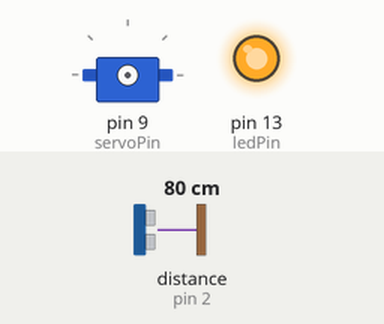
This sketch was run on a simulated Arduino Uno, built with avr-gcc and run on an emulated ATmega328P. Shown: servo, output pins drawn as LEDs (lit = HIGH). Wiring (inferred from the names in the program): ultrasonic range finder: trigger pin 4; echo pin 2. The inputs (shaded band) are chosen by the test bench; at power-on: distance to the obstacle (sensor on pin 2) 80 cm. The echo pulse lasts 58.3 µs per cm; pins used as bus, display or sensor lines are not drawn.

Above: at 0.1 s.
At 0.9 s:
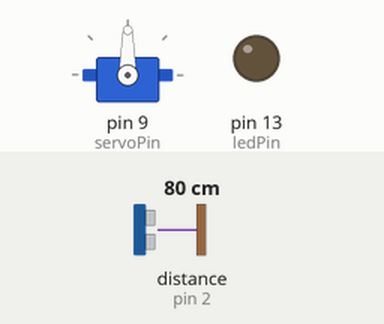
Timing chart, 0 to 2.4 s (numbered marks = the images above):
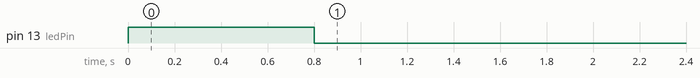

The sketch:

RadarServoUltrasonic.ino
```cpp
#include <Servo.h>

#define servoPin 9 // Servo

#define echoPin 2 // Echo Ultrasonic
#define trigPin 4 // Trigger Ultrasonic

#define ledPin 13 // Default Led

Servo servoDrive;
int servoPosition = 90;
int servoTask = 90;

int servoPrevPosition = 90;

#define servoStep 15

#define DistanceBreakpoint 30

int Distance = 100;
int PrevDistance = 100;

int Seek = 0;
int SeekDirection = 1;
int SeekForward = 6;
int SeekBackward = 10;

void blink( int n = 1 ) {
  for (int j = 0; j < n; j++) {
    digitalWrite(ledPin, HIGH);
    delay(400);
    digitalWrite(ledPin, LOW);
  }
}

void servoController() {
  if ( servoTask > 180 ) {
    servoTask = 180;
  } else if ( servoTask < 0 ) {
    servoTask = 0;
  }

  if ( servoPosition == servoTask ) {
    return;
  }

  servoPrevPosition = servoPosition;

//  Serial.print( servoPosition );
//  Serial.print( " - " );
//  Serial.print( servoTask );
//  Serial.print( " servoController " );

  if ( servoPosition < servoTask ) {
    servoPosition = servoPosition + servoStep;
  } else if ( servoPosition > servoTask ) {
    servoPosition = servoPosition - servoStep;
  }

//  Serial.println( servoPosition );

  servoDrive.write( servoPosition );
}

int readDistance() {
  long duration;

  digitalWrite(trigPin, LOW);
  delayMicroseconds(2);

  digitalWrite(trigPin, HIGH);
  delayMicroseconds(10);

  digitalWrite(trigPin, LOW);
  duration = pulseIn(echoPin, HIGH);

  return (int)(duration/58.2);
}

void setup() {
  // Ultrasonic Pins
  pinMode( trigPin, OUTPUT );
  pinMode( echoPin, INPUT );

  // Led Pin
  pinMode( ledPin, OUTPUT );

  // Start Serial
  Serial.begin(9600);

  blink();

  // Attach the Servo
  servoDrive.attach( servoPin );

  blink();

  // Move to Center
  servoDrive.write( servoPosition );
}

void loop() {

  servoController();
  PrevDistance = Distance;
  Distance = readDistance();

  // Start Search
  if ( Seek == 0 && Distance > DistanceBreakpoint && PrevDistance < DistanceBreakpoint ) {
    Seek = SeekBackward + SeekForward + 1;
    servoTask = servoPosition + ( SeekForward * servoStep * SeekDirection );

    digitalWrite(ledPin, LOW);
//    Serial.print( Seek );
//    Serial.println( " Start Search" );
  } else
  // Stop when Found
  if ( Distance < DistanceBreakpoint ) {
    Seek = 0;
    servoTask = servoPosition;

    digitalWrite(ledPin, HIGH);

//    Serial.print( Seek );
//    Serial.println( " Stop when Found" );
  } else
  // Stop search
  if ( Seek == 0 ) {
    servoTask = servoPosition;
//    Serial.print( Seek );
//    Serial.println( " Stop search" );
  }

  // Change search direction
  if( Seek == SeekBackward && Distance > DistanceBreakpoint ) {
    SeekDirection = SeekDirection * -1;

    servoTask = servoPosition + ( SeekBackward * servoStep * SeekDirection );

//    Serial.print( Seek );
//    Serial.println( " Change search direction" );
  }

  if ( Seek > 0 && servoPosition == 180 ) {
    Seek = SeekBackward;
    SeekDirection = -1;
    servoTask = servoPosition + ( Seek * servoStep * SeekDirection );
  }

  if ( Seek > 0 && servoPosition == 0 ) {
    Seek = SeekBackward;
    SeekDirection = 1;
    servoTask = servoPosition + ( Seek * servoStep * SeekDirection );
  }

  // Seek decrement
  if ( Seek > 0 ) {
    Seek = Seek - 1;
//    Serial.print( Seek );
//    Serial.println( " Seek decrement" );
  }

//  Serial.println( Distance );
  delay( 60 );
}
```
